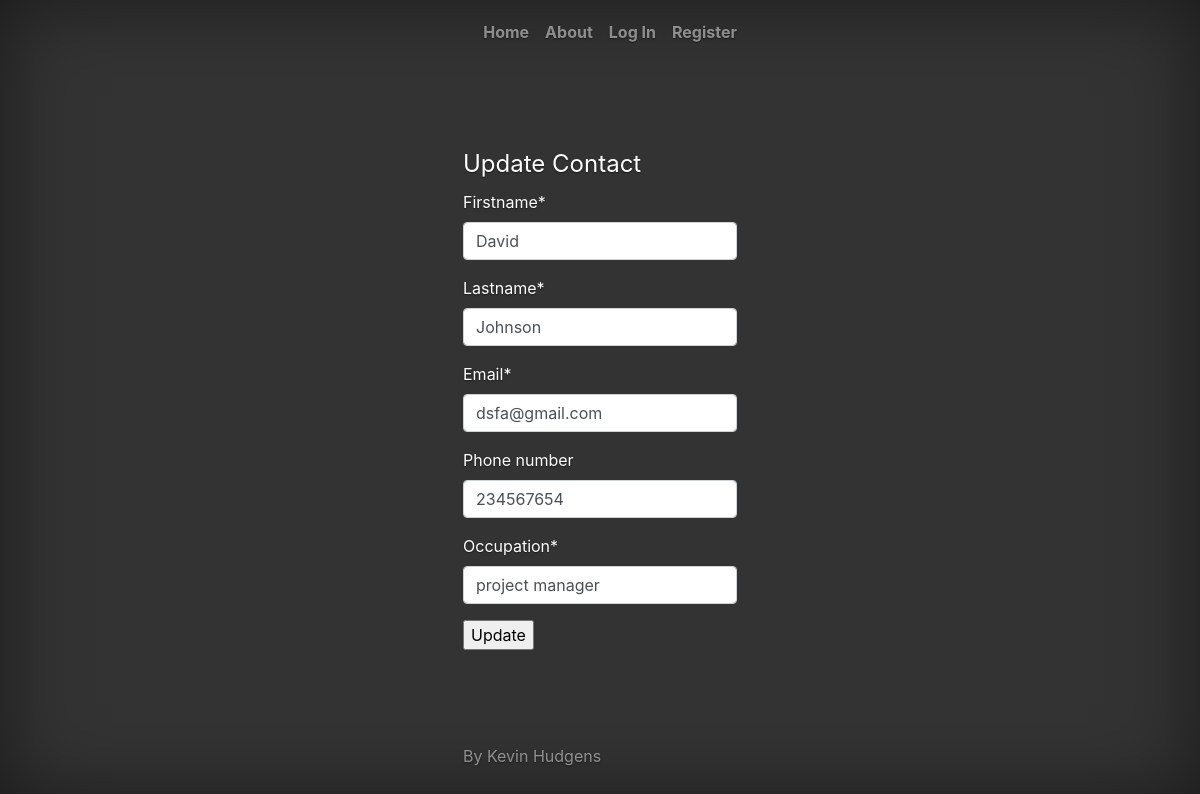
The page /contact/9/update on the database its author committed.
### book/models.py (models this page shows, shortened)
class ContactBook(models.Model):
    firstname = models.CharField(max_length=30)
    lastname = models.CharField(max_length=30)
    email = models.EmailField()
    phone_regex = RegexValidator(regex=r'^\+?1?\d{9,15}$',
    message="Phone number must be entered in the format: '+999999999'. "
    "Up to 15 digits allowed.")
    phone_number = models.CharField(
        validators=[phone_regex],
        max_length=17,
        blank=True
    )
    occupation = models.CharField(max_length=100)
    date_added = models.DateTimeField(auto_now_add=True)

### book/views.py (the view)
class ContactUpdateView(generic.UpdateView):
    model = ContactBook
    fields = [
        'firstname',
        'lastname',
        'email',
        'phone_number',
        'occupation',
    ]
    template_name = 'book/contact_form.html'

### book/templates/book/contact_form.html (shortened to what this page needs)
{%extends 'book/base.html'%}
{%load crispy_forms_tags%}
{%block content%}
    <form method="POST">
        <legend>Update Contact</legend>
        <fieldset>
            {{form | crispy}}
        </fieldset>
        <input type="submit" value='Update'>
    </form>
{%endblock content%}

### book/static/book/main.css (style rules this page uses)
html, body { height: 100%; background-color: #333; }
body { display: -ms-flexbox; display: -webkit-box; display: flex; -ms-flex-pack: center; -webkit-box-pack: center; justify-content: center; color: #fff; text-shadow: 0 .05rem .1rem rgba(0, 0, 0, .5); box-shadow: inset 0 0 5rem rgba(0, 0, 0, .5); }

### rows shown on the page
ContactBook: firstname "David", lastname "Johnson", email "dsfa@gmail.com", phone_number "234567654", occupation "project manager"
